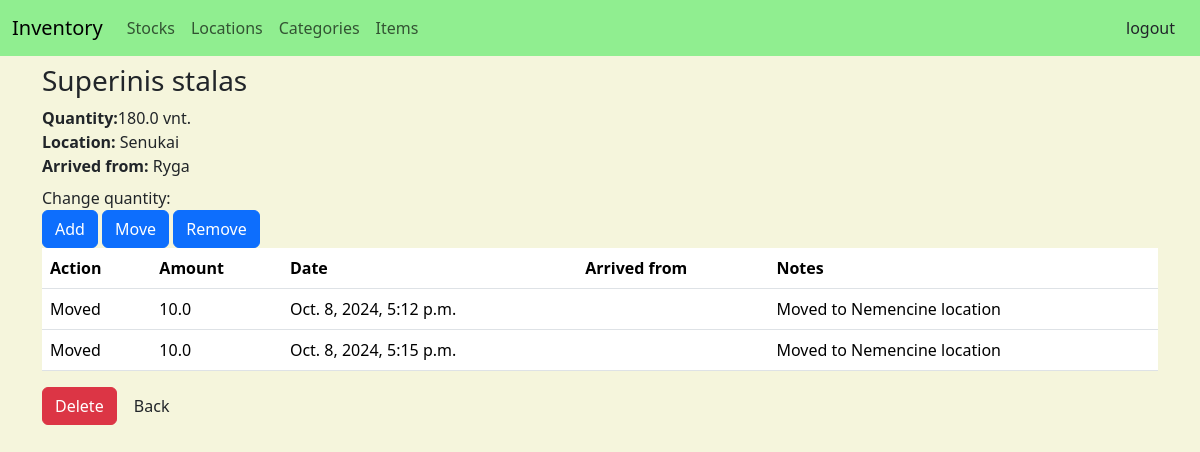
Screenshot of /item/19 (signed in) with the database file from the repository.
### items/models.py (models this page shows, shortened)
class BaseModel(models.Model):
    objects = models.Manager()
    class Meta:
        abstract = True

class Item(BaseModel):
    quantity = models.FloatField()
    item_type = models.ForeignKey(ItemType, on_delete=models.PROTECT, related_name='item_name', null=True, verbose_name='Item name')
    created_on = models.DateTimeField(default=django.utils.timezone.now, blank=True)
    created_by = models.ForeignKey(User, on_delete=models.DO_NOTHING, related_name='items')
    location = models.ForeignKey(Location, on_delete=models.SET_NULL, related_name='location', null=True, blank=True)
    from_location = models.CharField(max_length=128, default="", verbose_name="Arrived from")

class ItemType(BaseModel):
    QUANTITY_TYPE = {
        '1': 'kg',
        '2': 'vnt.'
    }
    id_number = models.CharField(max_length=12, blank=True, verbose_name="Serial number")
    title = models.CharField(max_length=128)
    price = models.FloatField(default=0)
    quantity_type = models.CharField(max_length=50, choices=QUANTITY_TYPE, default='1')
    category = models.ForeignKey(ItemCategory, on_delete=models.PROTECT, related_name='category')
    def get_quantity_type_value(self):
        return self.QUANTITY_TYPE[self.quantity_type]

class Location(BaseModel):
    name = models.CharField(max_length=128)
    address = models.CharField(max_length=128)
    def __str__(self):
        return f'{self.name}'

class ItemAction(BaseModel):
    ACTION = {
        '1': 'Added',
        '2': 'Removed',
        '3': 'Moved'
    }
    item = models.ForeignKey(Item, on_delete=models.CASCADE, related_name='item')
    date = models.DateTimeField(default=django.utils.timezone.now, blank=True, null=True)
    amount = models.FloatField()
    from_location = models.CharField(max_length=128, default="")
    action = models.CharField(max_length=50, choices=ACTION, default='1')
    move_to = models.ForeignKey(Location, on_delete=models.SET_NULL, related_name='move_to', blank=True, null=True)
    created_by = models.ForeignKey(User, default=1, on_delete=models.DO_NOTHING, related_name='created_by')
    reason = models.TextField(max_length=1024, default="")
    def get_action_value(self):
        return self.ACTION[self.action]

### items/views.py (the view)
# urls.py: path('item/<int:pk>', views.ItemDetailView.as_view(), name='view_item'),
class ItemDetailView(LoginRequiredMixin, generic.DetailView):
    model = Item
    context_object_name = "item"
    template_name = 'items/view.html'
    def get_context_data(self, **kwargs):
        context = super().get_context_data(**kwargs)
        item_id = self.kwargs.get('pk')
        context['item_actions'] = ItemAction.objects.filter(item=item_id)
        return context

### items/Templates/items/view.html
{% extends "base.html" %}
{% block content %}
<h3> {{ item.item_type.title}} </h3>
<div>
    <b>Quantity:</b>{{ item.quantity }} {{ item.item_type.get_quantity_type_value }}
</div>
<div>
    <b> Location:</b> {{ item.location }}
</div>
<div>
    <b> Arrived from:</b> {{ item.from_location }}
</div>
<div class="mt-2">
    <div>
        Change quantity:
    </div>
    <a href="{% url 'items:create_item_action_add' item.id %}" class="btn btn-primary">Add</a>
    <a href="{% url 'items:create_item_action_move' item.id %}" class="btn btn-primary">Move</a>
    <a href="{% url 'items:create_item_action_remove' item.id %}" class="btn btn-primary">Remove</a>
    <div>
        <table class="table table-responsive">
            <thead>
                <tr>
                    <th>Action</th>
                    <th>Amount</th>
                    <th>Date</th>
                    <th>Arrived from</th>
                    <th>Notes</th>
                </tr>
            </thead>
            <tbody>
                 {% for item_action in item_actions %}
                <tr>
                    <td>{{item_action.get_action_value}}</td>
                    <td>{{item_action.amount}}</td>
                    <td>{{item_action.date}}</td>
                    <td>{{item_action.from_location}}</td>
                    <td>{{item_action.reason}}</td>
                </tr>
            {% endfor %}
            </tbody>
        </table>
    </div>
</div>
<div class="mt-2">
    {% if item.created_by == user.id or perms.items.delete_item %}
    <a class="btn btn-danger" href="{% url 'items:delete_item' item.id %}" role="button">Delete</a>
    {% endif %}
    <a class="btn btn-cancel" href="{% url 'items:list_items' %}" role="button">Back</a>
</div>
{% endblock %}

### rows the page displays
Item: item_type "Superinis stalas", quantity "180.0", item_type.get_quantity_type_value "vnt.", location "Senukai", from_location "Ryga"
ItemAction: get_action_value "Moved", amount "10.0", date "Oct. 8, 2024, 5:12 p.m.", reason "Moved to Nemencine location"
ItemAction: get_action_value "Moved", amount "10.0", date "Oct. 8, 2024, 5:15 p.m.", reason "Moved to Nemencine location"
